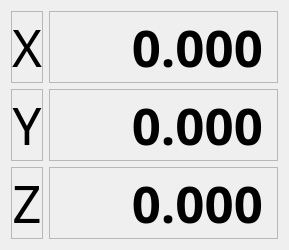
                <widget class="QWidget" name="tab_8">
                 <attribute name="title">
                  <string>Relative</string>
                 </attribute>
                 <layout class="QVBoxLayout" name="verticalLayout_13">
                  <item>
                   <layout class="QVBoxLayout" name="verticalLayout_22">
                    <item>
                     <layout class="QHBoxLayout" name="horizontalLayout_23">
                      <item>
                       <widget class="QLabel" name="label_3">
                        <property name="font">
                         <font>
                          <family>3270 Semi-Condensed</family>
                          <pointsize>38</pointsize>
                          <bold>false</bold>
                         </font>
                        </property>
                        <property name="frameShape">
                         <enum>QFrame::Shape::StyledPanel</enum>
                        </property>
                        <property name="frameShadow">
                         <enum>QFrame::Shadow::Sunken</enum>
                        </property>
                        <property name="lineWidth">
                         <number>3</number>
                        </property>
                        <property name="text">
                         <string>X</string>
                        </property>
                        <property name="alignment">
                         <set>Qt::AlignmentFlag::AlignCenter</set>
                        </property>
                       </widget>
                      </item>
                      <item>
                       <widget class="DROLabel" name="drolabel_10">
                        <property name="font">
                         <font>
                          <family>3270 Semi-Condensed</family>
                          <pointsize>38</pointsize>
                          <bold>true</bold>
                         </font>
                        </property>
                        <property name="frameShape">
                         <enum>QFrame::Shape::StyledPanel</enum>
                        </property>
                        <property name="frameShadow">
                         <enum>QFrame::Shadow::Sunken</enum>
                        </property>
                        <property name="lineWidth">
                         <number>3</number>
                        </property>
                        <property name="midLineWidth">
                         <number>0</number>
                        </property>
                        <property name="text">
                         <string>     0.000</string>
                        </property>
                        <property name="alignment">
                         <set>Qt::AlignmentFlag::AlignRight|Qt::AlignmentFlag::AlignTrailing|Qt::AlignmentFlag::AlignVCenter</set>
                        </property>
                        <property name="referenceType" stdset="0">
                         <number>1</number>
                        </property>
                        <property name="axisNumber" stdset="0">
                         <number>0</number>
                        </property>
                        <property name="inchFormat" stdset="0">
                         <string>%9.4f</string>
                        </property>
                        <property name="millimeterFormat" stdset="0">
                         <string>%10.3f</string>
                        </property>
                        <property name="degreeFormat" stdset="0">
                         <string>%10.2f</string>
                        </property>
                        <property name="latheMode" stdset="0">
                         <number>0</number>
                        </property>
                       </widget>
                      </item>
                     </layout>
                    </item>
                    <item>
                     <layout class="QHBoxLayout" name="horizontalLayout_24">
                      <item>
                       <widget class="QLabel" name="label_5">
                        <property name="font">
                         <font>
                          <family>3270 Semi-Condensed</family>
                          <pointsize>38</pointsize>
                          <bold>false</bold>
                         </font>
                        </property>
                        <property name="frameShape">
                         <enum>QFrame::Shape::StyledPanel</enum>
                        </property>
                        <property name="frameShadow">
                         <enum>QFrame::Shadow::Sunken</enum>
                        </property>
                        <property name="lineWidth">
                         <number>3</number>
                        </property>
                        <property name="text">
                         <string>Y</string>
                        </property>
                        <property name="alignment">
                         <set>Qt::AlignmentFlag::AlignCenter</set>
                        </property>
                       </widget>
                      </item>
                      <item>
                       <widget class="DROLabel" name="drolabel_15">
                        <property name="font">
                         <font>
                          <family>3270 Semi-Condensed</family>
                          <pointsize>38</pointsize>
                          <bold>true</bold>
                         </font>
                        </property>
                        <property name="frameShape">
                         <enum>QFrame::Shape::StyledPanel</enum>
                        </property>
                        <property name="frameShadow">
                         <enum>QFrame::Shadow::Sunken</enum>
                        </property>
                        <property name="lineWidth">
                         <number>3</number>
                        </property>
                        <property name="midLineWidth">
                         <number>0</number>
                        </property>
                        <property name="text">
                         <string>     0.000</string>
                        </property>
                        <property name="alignment">
                         <set>Qt::AlignmentFlag::AlignRight|Qt::AlignmentFlag::AlignTrailing|Qt::AlignmentFlag::AlignVCenter</set>
                        </property>
                        <property name="referenceType" stdset="0">
                         <number>1</number>
                        </property>
                        <property name="axisNumber" stdset="0">
                         <number>1</number>
                        </property>
                        <property name="inchFormat" stdset="0">
                         <string>%9.4f</string>
                        </property>
                        <property name="millimeterFormat" stdset="0">
                         <string>%10.3f</string>
                        </property>
                        <property name="degreeFormat" stdset="0">
                         <string>%10.2f</string>
                        </property>
                        <property name="latheMode" stdset="0">
                         <number>0</number>
                        </property>
                       </widget>
                      </item>
                     </layout>
                    </item>
                    <item>
                     <layout class="QHBoxLayout" name="horizontalLayout_25">
                      <item>
                       <widget class="QLabel" name="label_6">
                        <property name="font">
                         <font>
                          <family>3270 Semi-Condensed</family>
                          <pointsize>38</pointsize>
                          <bold>false</bold>
                         </font>
                        </property>
                        <property name="frameShape">
                         <enum>QFrame::Shape::StyledPanel</enum>
                        </property>
                        <property name="frameShadow">
                         <enum>QFrame::Shadow::Sunken</enum>
                        </property>
                        <property name="lineWidth">
                         <number>3</number>
                        </property>
                        <property name="text">
                         <string>Z</string>
                        </property>
                        <property name="alignment">
                         <set>Qt::AlignmentFlag::AlignCenter</set>
                        </property>
                       </widget>
                      </item>
                      <item>
                       <widget class="DROLabel" name="drolabel_16">
                        <property name="font">
                         <font>
                          <family>3270 Semi-Condensed</family>
                          <pointsize>38</pointsize>
                          <bold>true</bold>
                         </font>
                        </property>
                        <property name="frameShape">
                         <enum>QFrame::Shape::StyledPanel</enum>
                        </property>
                        <property name="frameShadow">
                         <enum>QFrame::Shadow::Sunken</enum>
                        </property>
                        <property name="lineWidth">
                         <number>3</number>
                        </property>
                        <property name="midLineWidth">
                         <number>0</number>
                        </property>
                        <property name="text">
                         <string>     0.000</string>
                        </property>
                        <property name="alignment">
                         <set>Qt::AlignmentFlag::AlignRight|Qt::AlignmentFlag::AlignTrailing|Qt::AlignmentFlag::AlignVCenter</set>
                        </property>
                        <property name="referenceType" stdset="0">
                         <number>1</number>
                        </property>
                        <property name="axisNumber" stdset="0">
                         <number>2</number>
                        </property>
                        <property name="inchFormat" stdset="0">
                         <string>%9.4f</string>
                        </property>
                        <property name="millimeterFormat" stdset="0">
                         <string>%10.3f</string>
                        </property>
                        <property name="degreeFormat" stdset="0">
                         <string>%10.2f</string>
                        </property>
                        <property name="latheMode" stdset="0">
                         <number>0</number>
                        </property>
                       </widget>
                      </item>
                     </layout>
                    </item>
                   </layout>
                  </item>
                 </layout>
                </widget>
